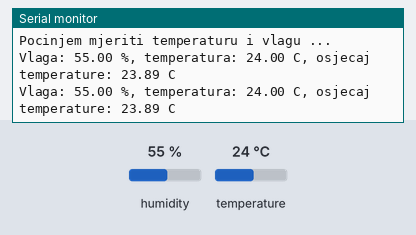
This sketch was run on a simulated Arduino Uno, built with avr-gcc and run on an emulated ATmega328P. Parts: the last lines printed to the serial monitor. Inputs (shaded band) come from the test bench; at power-on: humidity 55 %, temperature 24 °C.

Above: at 10.8 s.
10.9 s: humidity set to 22 %
At 16.2 s:
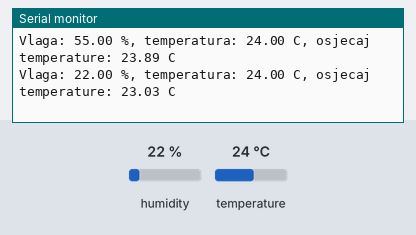
18.4 s: temperature set to 12 °C
At 21.0 s:
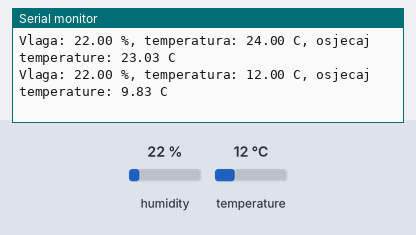
25.9 s: humidity set to 40 %
At 31.7 s:
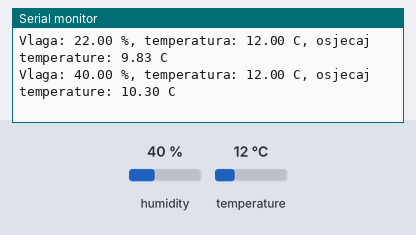
Timing chart, 0 to 33.2 s (numbered marks = the images above; inputs shaded):
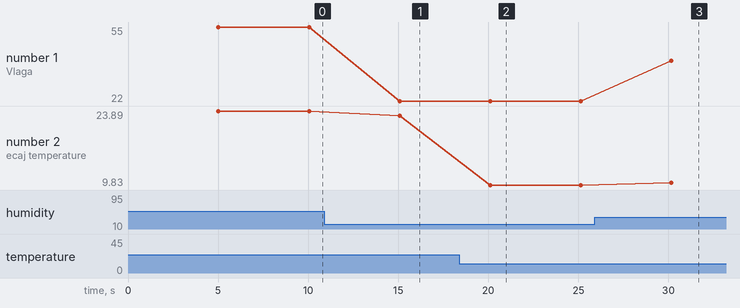

The sketch:

arduino_test.ino
```cpp
#include <DHT.h>

#define DHTPIN 8

DHT dht(DHTPIN, DHT11);

void setup()
{
    Serial.begin(9600);
    Serial.println("Pocinjem mjeriti temperaturu i vlagu ...");
    dht.begin();
}

void loop()
{
    delay(5000);
    float t, h, feel;

    t = dht.readTemperature();
    h = dht.readHumidity();

    if(isnan(t) || isnan(h))
    {
        Serial.println("Nema podataka za citanje! Pokusavam ponovno ...");
        return;
    }

    feel = dht.computeHeatIndex(t, h, false);
    Serial.print("Vlaga: ");
    Serial.print(h);
    Serial.print(" %, temperatura: ");
    Serial.print(t);
    Serial.print(" C, osjecaj temperature: ");
    Serial.print(feel);
    Serial.println(" C");
}
```

Measured:
- after the input at 10.9 s, the serial monitor: prints a new line after 4.2 s (image 1)
- after the input at 18.4 s, the serial monitor: prints a new line after 1.7 s (image 2)
- after the input at 25.9 s, the serial monitor: prints a new line after 4.3 s (image 3)
- plotted number 1: 55 → 22 after the input at 10.9 s, 22 → 40 after the input at 25.9 s
- plotted number 2: 23.89 → 23.03 after the input at 10.9 s, 23.03 → 9.83 after the input at 18.4 s, 9.83 → 10.3 after the input at 25.9 s
